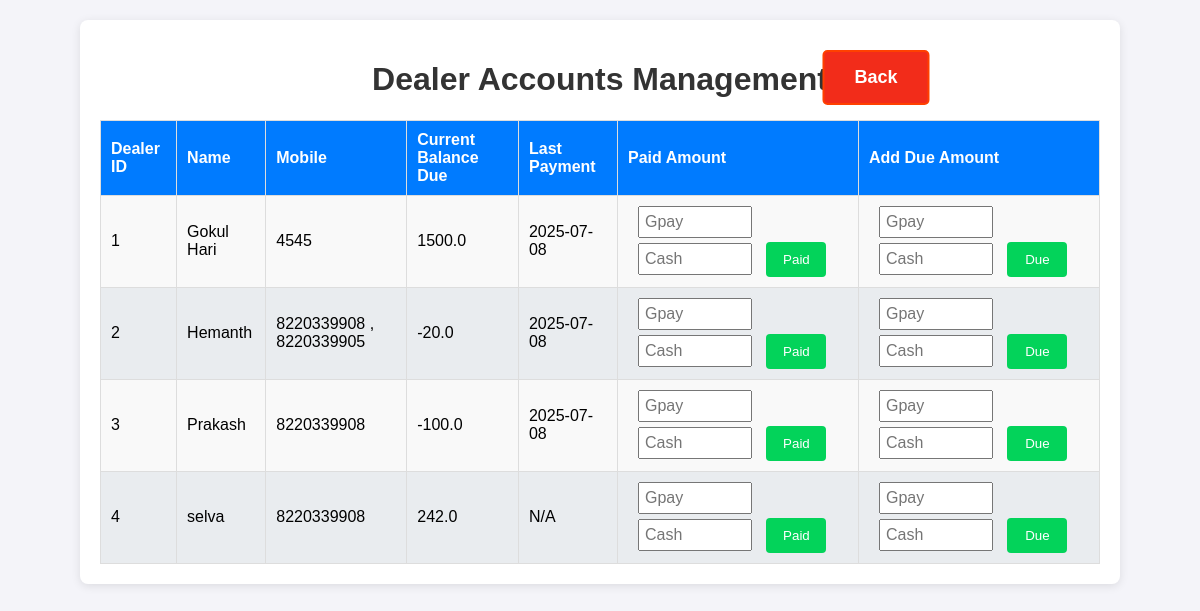
Page /dealer_accounts on the earlier database version.
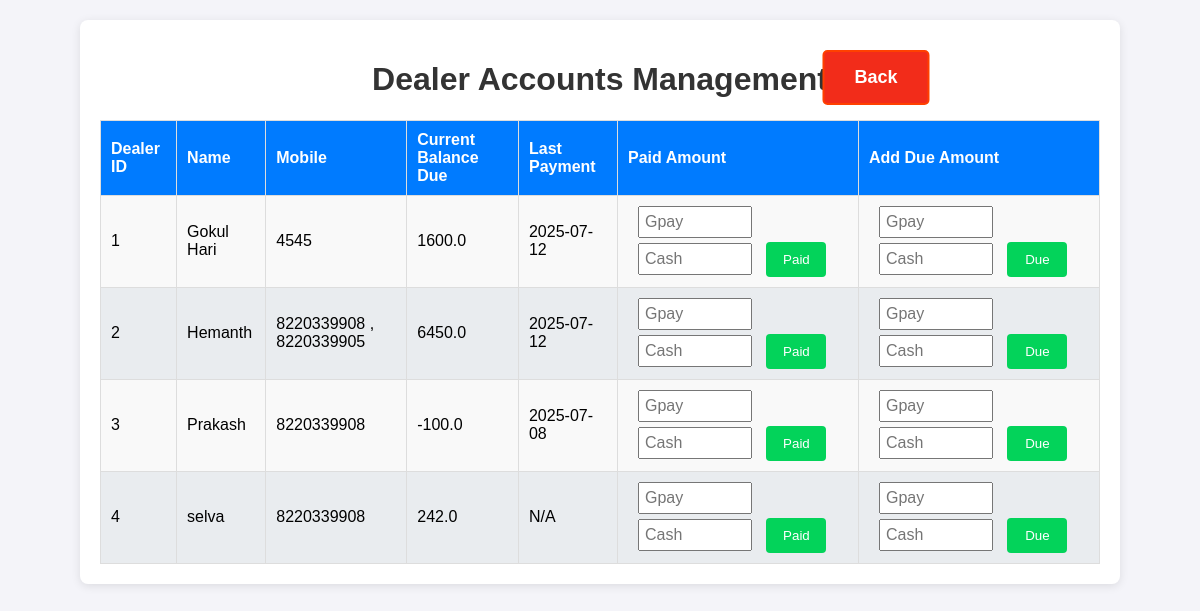
Same page on the later database version.
### app.py (models this page shows)
class Dealer_details(db.Model):
    id = db.Column(db.Integer, primary_key=True)
    dealer_id = db.Column(db.String(100), nullable=False, unique=True)
    name = db.Column(db.String(100), nullable=False)
    mobile = db.Column(db.String(15), nullable=False)
    address = db.Column(db.String(400), nullable=True)
    aadhaar_file = db.Column(db.String(400))  # Path to Aadhaar copy
    photo_file = db.Column(db.String(400))

class DealerAccounts(db.Model):
    id = db.Column(db.Integer, primary_key=True)
    dealer_id = db.Column(db.String(100), db.ForeignKey('dealer_details.dealer_id'), nullable=False, unique=True)
    current_balance = db.Column(db.Float, default=0.0)
    last_payment_date = db.Column(db.DateTime)
    dealer = db.relationship('Dealer_details', backref='account')

### app.py (the view)
@app.route('/dealer_accounts')
def dealer_accounts():
    dealers = Dealer_details.query.outerjoin(DealerAccounts, Dealer_details.dealer_id == DealerAccounts.dealer_id).add_entity(DealerAccounts).order_by(Dealer_details.name.asc()).all()
    return render_template("dealer_accounts.html", dealers=dealers)

### templates/dealer_accounts.html (shortened to what this page needs)
<!DOCTYPE html>
<html lang="en">
    <head>
    <link rel="stylesheet" href="/static/styles.css">
</head>
<body>
    <div class="container dealer_accounts_container">
        <h1>Dealer Accounts Management</h1>
        <a href="/" class="back">Back</a>
        <table class="dealer_accounts">
            <thead>
                <tr>
                    <th>Dealer ID</th>
                    <th>Name</th>
                    <th>Mobile</th>
                    <th>Current Balance Due</th>
                    <th>Last Payment</th>
                    <th class="action">Paid Amount</th>
                    <th class="action">Add Due Amount</th>
                </tr>
            </thead>
            <tbody>
                {% for dealer, account in dealers %}
                <tr>
                    <td>{{ dealer.dealer_id }}</td>
                    <td>{{ dealer.name }}</td>
                    <td>{{ dealer.mobile }}</td>
                    <td>{{ account.current_balance if account else 0 }}</td>
                    <td>{{ account.last_payment_date.strftime("%Y-%m-%d") if account and account.last_payment_date else "N/A" }}</td>
                    <td>
                        <form method="POST" action="{{ url_for('update_payment', dealer_id=dealer.dealer_id) }}">
                            <input class="amount" type="number" name="amount_paid_gpay" step="0.01" placeholder="Gpay" required>
                            <input class="amount" style="margin-top: 5px;" type="number" name="amount_paid_cash" step="0.01" placeholder="Cash" required>
                            <button class="pay" type="submit">Paid</button>
                        </form>
                    </td>
                    <td>
                        <form method="POST" action="{{ url_for('update_payment', dealer_id=dealer.dealer_id) }}">
                            <input class="amount" type="number" name="due_amount_given_gpay" step="0.01" placeholder="Gpay" required>
                            <input class="amount" style="margin-top: 5px;" type="number" name="due_amount_given_cash" step="0.01" placeholder="Cash" required>
                            <button class="pay" type="submit">Due</button>
                        </form>
                    </td>
                </tr>
                {% endfor %}
            </tbody>
        </table>
    </div>
</body>
</html>

Differences in the rows shown:
changed through a linked row, Dealer_details "Gokul Hari": current_balance "1500.0" → "1600.0"; last_payment_date "2025-07-08" → "2025-07-12"
changed through a linked row, Dealer_details "Hemanth": current_balance "-20.0" → "6450.0"; last_payment_date "2025-07-08" → "2025-07-12"
